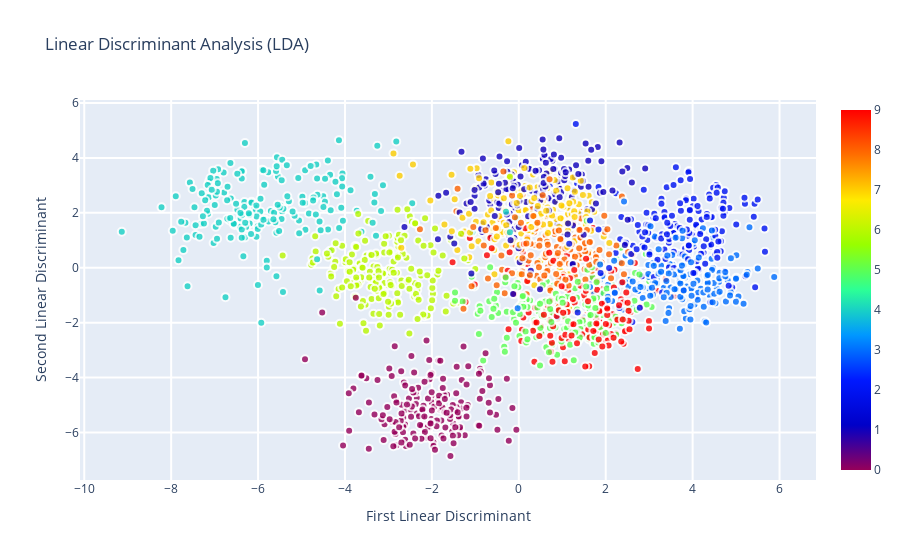

Notebook cell for this chart:
### Code cell
from sklearn.discriminant_analysis import LinearDiscriminantAnalysis as LDA

lda = LDA(n_components=2)
x_lda = lda.fit_transform(X, labels)

# Plot LDA graph
data = [
    go.Scatter(
    x = x_lda[:,0],
    y = x_lda[:,1],
    mode = 'markers',
    showlegend = True,
    marker = dict(
        size = 8,
        color = labels,
        colorscale ='Rainbow',
        showscale = True,
        opacity = 0.8,
        line = dict(
            width = 2,
            color = 'rgb(255, 255, 255)'
        )
    )
)]

layout = go.Layout(
    title= 'Linear Discriminant Analysis (LDA)',
    hovermode= 'closest',
    xaxis= dict(
         title= 'First Linear Discriminant',
        ticklen= 8,
        zeroline= False,
        gridwidth= 2,
    ),
    yaxis=dict(
        title= 'Second Linear Discriminant',
        ticklen= 8,
        gridwidth= 2,
    ),
    showlegend= False
)

fig = dict(data=data, layout=layout)
py.iplot(fig, filename='lda_plot')

### Figure 1 — Plotly figure (JSON) as saved in the notebook; plotly's stock layout.template omitted (floating-point values rounded to 4 significant figures; data arrays with more than 128 entries replaced by an {"elided": "..."} marker saying what was removed)
{"data": [{"marker": {"color": {"elided": "1797 int values"}, "colorscale": [[0, "rgb(150,0,90)"], [0.125, "rgb(0,0,200)"], [0.25, "rgb(0,25,255)"], [0.375, "rgb(0,152,255)"], [0.5, "rgb(44,255,150)"], [0.625, "rgb(151,255,0)"], [0.75, "rgb(255,234,0)"], [0.875, "rgb(255,111,0)"], [1, "rgb(255,0,0)"]], "line": {"color": "rgb(255, 255, 255)", "width": 2}, "opacity": 0.8, "showscale": true, "size": 8}, "mode": "markers", "showlegend": true, "type": "scatter", "x": {"elided": "1797 float values"}, "y": {"elided": "1797 float values"}}], "layout": {"hovermode": "closest", "showlegend": false, "title": {"text": "Linear Discriminant Analysis (LDA)"}, "xaxis": {"gridwidth": 2, "ticklen": 8, "title": {"text": "First Linear Discriminant"}, "zeroline": false}, "yaxis": {"gridwidth": 2, "ticklen": 8, "title": {"text": "Second Linear Discriminant"}}}}
